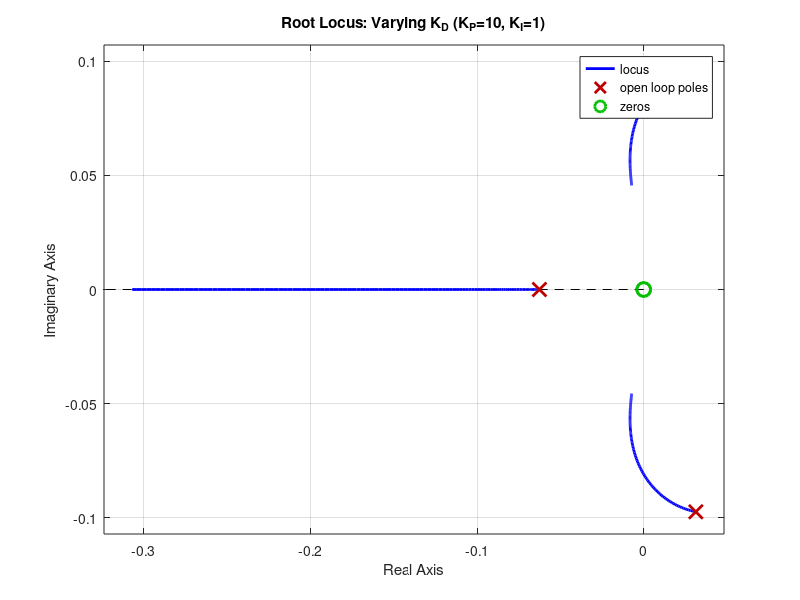
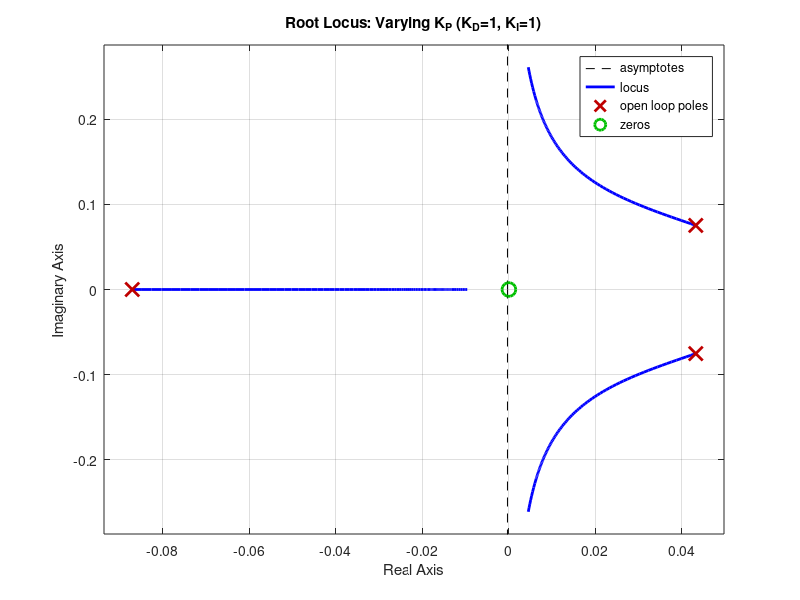
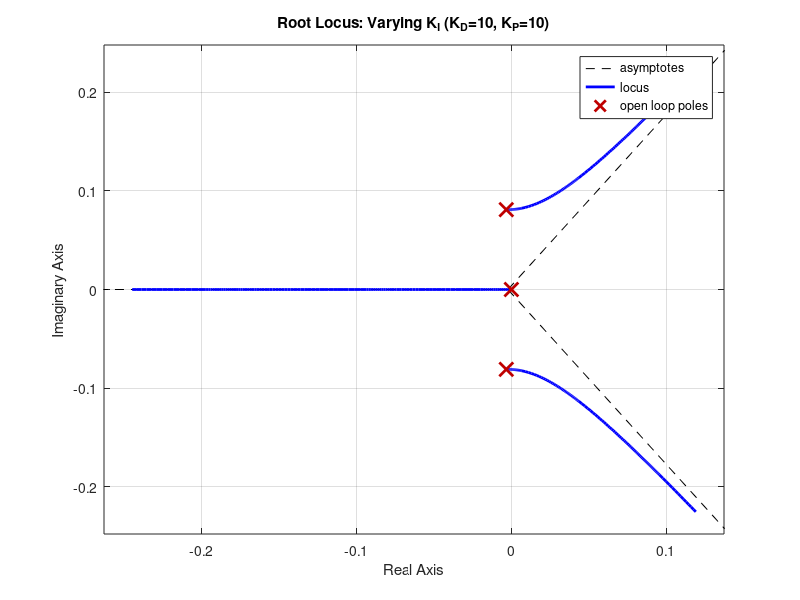

These charts were generated, in order, by the following MATLAB code:
clc; clear;

% define the constant term as K 
K = 0.0006557; 

% Case 1
num1 = [K, 0, 0];          
den1 = [1, 0, 10*K, K];    
sys_1 = tf(num1, den1);

% Case 2
num2 = [K, 0];          
den2 = [1, K, 0, K];    
sys_2 = tf(num2, den2);

% Case 3
num3 = [0, K];          
den3 = [1, 10*K, 10*K, 0];    
sys_3 = tf(num3, den3);

% Plots
figure;
rlocus(sys_1)
title('Root Locus: Varying K_D (K_P=10, K_I=1)')

figure;
rlocus(sys_2)
title('Root Locus: Varying K_P (K_D=1, K_I=1)')

figure;
rlocus(sys_3)
title('Root Locus: Varying K_I (K_D=10, K_P=10)')
